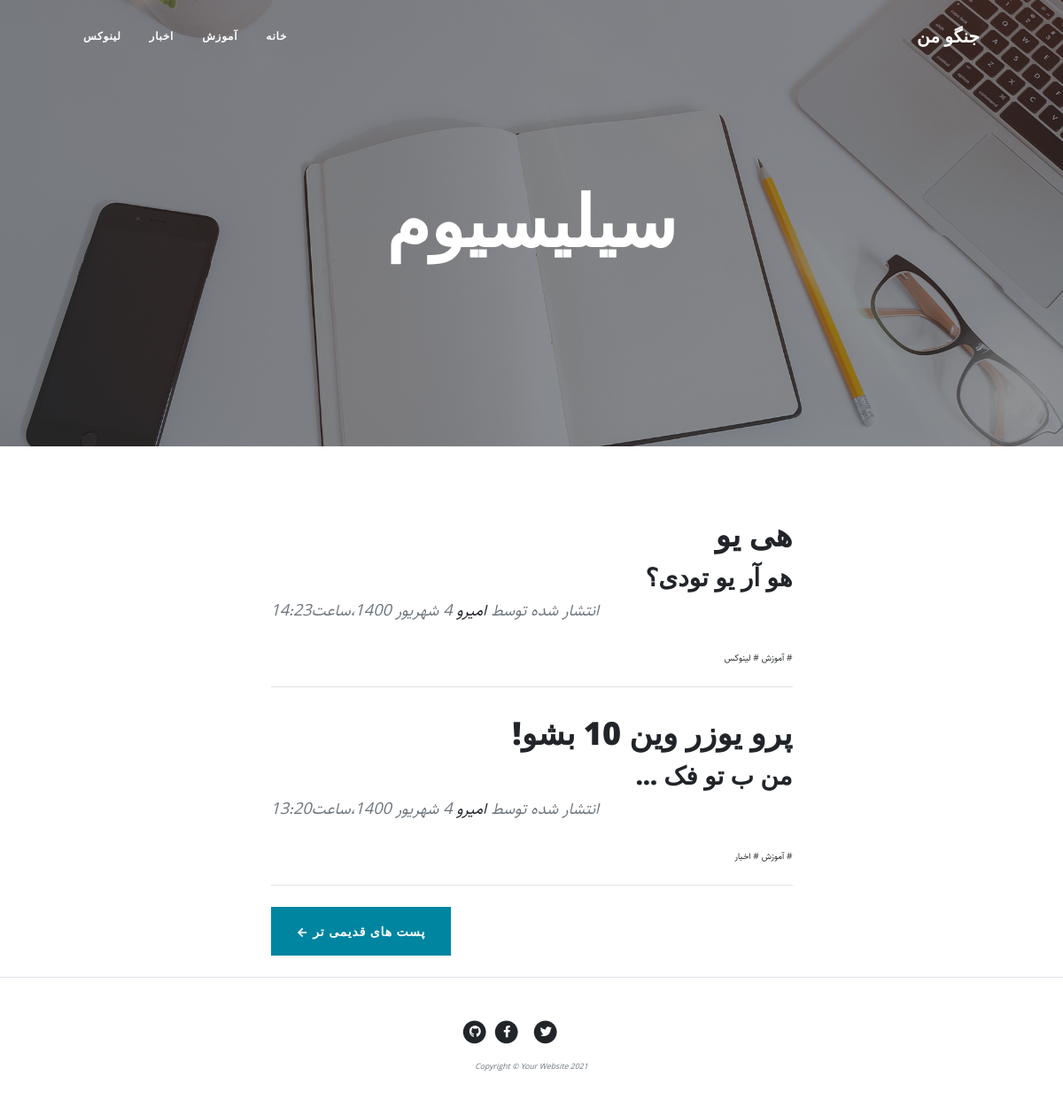
The app's page /, older data.
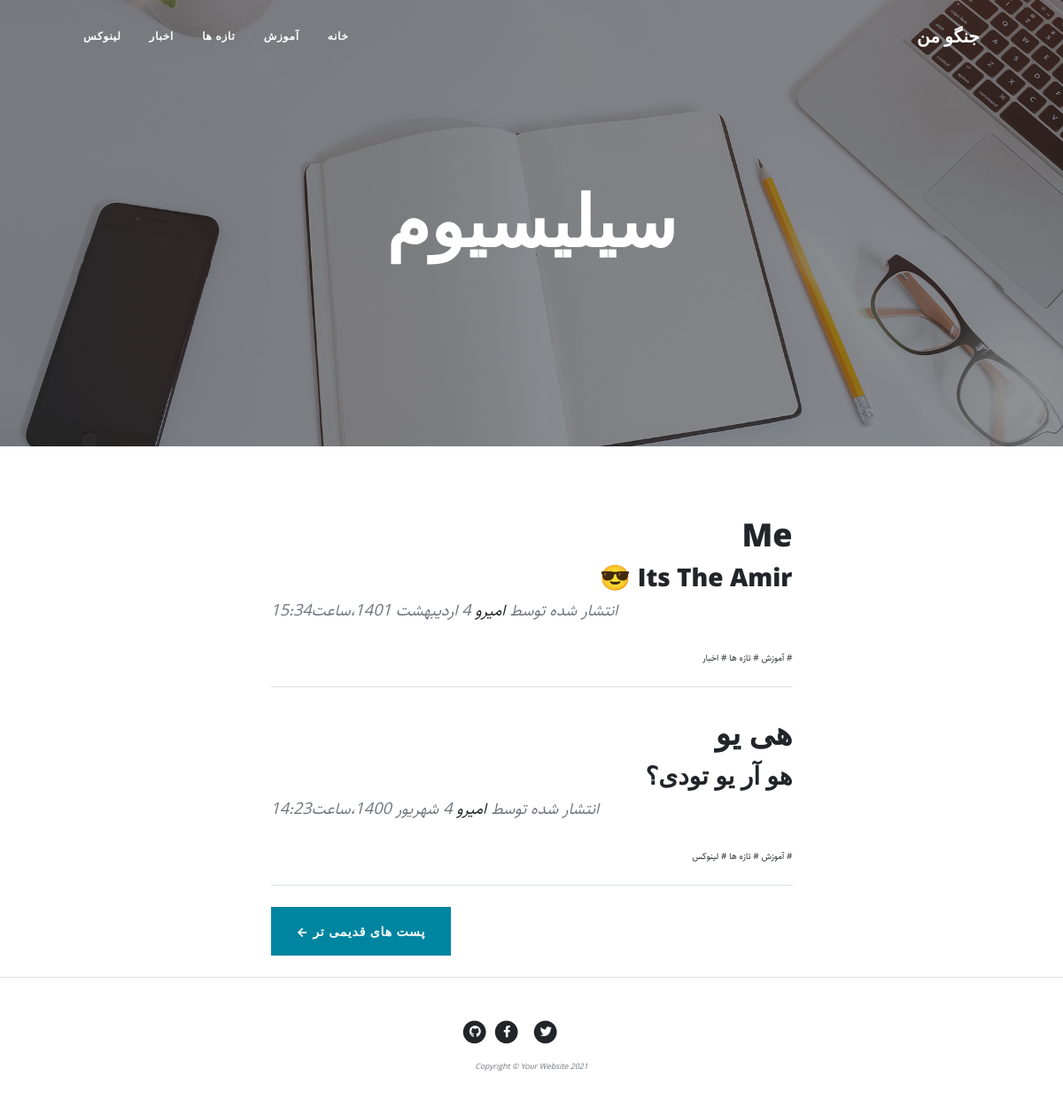
The same page, newer data.
### blog/models.py (models this page shows, shortened)
class Category(models.Model):
    parent = models.ForeignKey('self', default=None, null=True, blank=True, on_delete=models.SET_NULL, related_name='children', verbose_name='زیر دسته')
    title = models.CharField(max_length=200, verbose_name="عنوان دسته بندی")
    slug = models.SlugField(max_length=100, unique=True,
                            verbose_name="آدرس دسته بندی")
    status = models.BooleanField(default=True, verbose_name="وضعیت نمایش")
    position = models.IntegerField(verbose_name="موقعیت")
    class Meta:
        verbose_name = "دسته بندی"
        verbose_name_plural = "دسته بندی ها"
        ordering = ['parent__id', 'position']
    objects = CategoryManager()

class Article(models.Model):
    STATUS_CHOICES = (
        ('d', 'پیش نویس'),
        ('p', 'منتشر شده'),
    )
    title = models.CharField(max_length=128, verbose_name="عنوان")
    category = models.ManyToManyField(
        'Category', verbose_name="دسته بندی", related_name="articles")
    description = models.TextField(verbose_name="توضیحات")
    img = models.ImageField(upload_to="Images", verbose_name="عکس")
    publish = models.DateTimeField(
        default=timezone.now, verbose_name="زمان انتشار")
    created = models.DateTimeField(auto_now_add=True)
    updated = models.DateTimeField(auto_now=True)
    status = models.CharField(
        max_length=1, choices=STATUS_CHOICES, verbose_name="وضعیت")
    slug = models.SlugField(max_length=100, unique=True)
    class Meta:
        verbose_name = "مقاله"
        verbose_name_plural = "مقاله ها"
    def jpublish(self):
        return jalali_converter(self.publish)
    jpublish.short_description = "زمان انتشار"
    objects = models.Manager()
    published_objects = ArticleManager()

### blog/views.py (the view)
# urls.py: path('', views.home, name='home'),
def home(request, page=1):
    articles_list = Article.published_objects.published().order_by('-publish')
    paginator = Paginator(articles_list, 2)
    articles = paginator.get_page(page)
    context = {
        "articles": articles, }
    return render(request, "blog/home.html", context)

### blog/models.py (called while the page is built)
    def published(self):
        return self.filter(status='p')

    def active(self):
        return self.filter(status=True)

### blog/templatetags/base_tags.py (called while the page is built)
@register.simple_tag
def title(data="جنگو من"):
    return data

@register.inclusion_tag("blog/partials/category_navbar.html")
def category_navbar():
    return {
        "category": Category.objects.filter(status=True)
    }

### extensions/jalali.py (called while the page is built)
    def persian_tuple(self):
        return self.persian_year, self.persian_month, self.persian_day

### extensions/utils.py (called while the page is built)
def jalali_converter(time):
    jmonth = ["فروردین", "اردیبهشت", "خرداد", "تیر", "مرداد",
              "شهریور", "مهر", "آبان", "آذر", "دی", "بهمن", "اسفند"]
    time = timezone.localtime(time)
    time_to_str = "{},{},{}".format(time.year, time.month, time.day)
    time_to_tuple = jalali.Gregorian(time_to_str).persian_tuple()
    time_to_list = list(time_to_tuple)
    for index, month in enumerate(jmonth):
        if time_to_list[1] == index+1:
            time_to_list[1] = month
            break
    output = "{} {} {}،ساعت{}:{}".format(
        time_to_list[2],
        time_to_list[1],
        time_to_list[0],
        time.hour,
        time.minute,
    )
    return output

### blog/templates/blog/home.html (shortened to what this page needs)
{% extends 'blog/base.html' %}
{% load static %}
{% block content %}
<header class="masthead" style="background-image:url('{% static 'blog/assets/img/home-bg.jpg' %}')">
    <div class="container position-relative px-4 px-lg-5">
        <div class="row gx-4 gx-lg-5 justify-content-center">
            <div class="col-md-10 col-lg-8 col-xl-7">
                <div class="site-heading">
                    <h1>سیلیسیوم</h1>
                </div>
            </div>
        </div>
    </div>
</header>
<div class="container px-4 px-lg-5">
    <div class="row gx-4 gx-lg-5 justify-content-center">
        <div class="col-md-10 col-lg-8 col-xl-7">
            {% for article in articles %}
            <div class="post-preview">
                <a href="{% url 'blog:detail' article.slug %}">
                    <h2 class="post-title">
                        {{ article.title }}
                    </h2>
                </a>
                <h3 class="post-subtitle">
                    {{ article.description|truncatewords:4 }}
                </h3>
                <p class="post-meta">
                    انتشار شده توسط
                    <a href="#!"> امیرو </a>
                    {{ article.jpublish }}
                </p>
                <div>
                    {% for cat in article.category.all %}
                    <a href="#"># {{ cat.title }}</a>
                    {% endfor %}
                </div>
            </div>
            <hr class="my-4" />
            {% endfor %}
            <div class="d-flex justify-content-end mb-4"><a class="btn btn-primary text-uppercase" href="#!">پست های
                    قدیمی تر &larr;</a></div>
        </div>
    </div>
</div>
{% endblock content %}

### blog/templates/blog/partials/category_navbar.html (shortened to what this page needs)
<div class="collapse navbar-collapse" id="navbarResponsive">
    <ul class="navbar-nav ms-auto py-4 py-lg-0">
        <li class="nav-item"><a class="nav-link px-lg-3 py-3 py-lg-4" href="{% url 'blog:home' %}">خانه</a>
        </li>
        {% for cat in category %}
            {% if cat.parent == None%}
                <li class="nav-item">
                    <a class="nav-link px-lg-3 py-3 py-lg-4"href=" {% url 'blog:category' cat.slug %}">{{cat.title}}</a>
                </li>
            {% endif %}
        {% endfor %}
    </ul>
</div>

Row changes from the older to the newer data that the page shows:
no longer on this page (row unchanged): Article: title "پرو یوزر وین 10 بشو!", description "من ب تو فک …", jpublish "4 شهریور 1400،ساعت13:20", Category (title "آموزش"), Category (title "اخبار")
added Category: title "تازه ها"
now on this page (row edited): Article: title "Me", description "Its The Amir 😎", jpublish "4 اردیبهشت 1401،ساعت15:34", Category (title "آموزش"), Category (title "اخبار")
